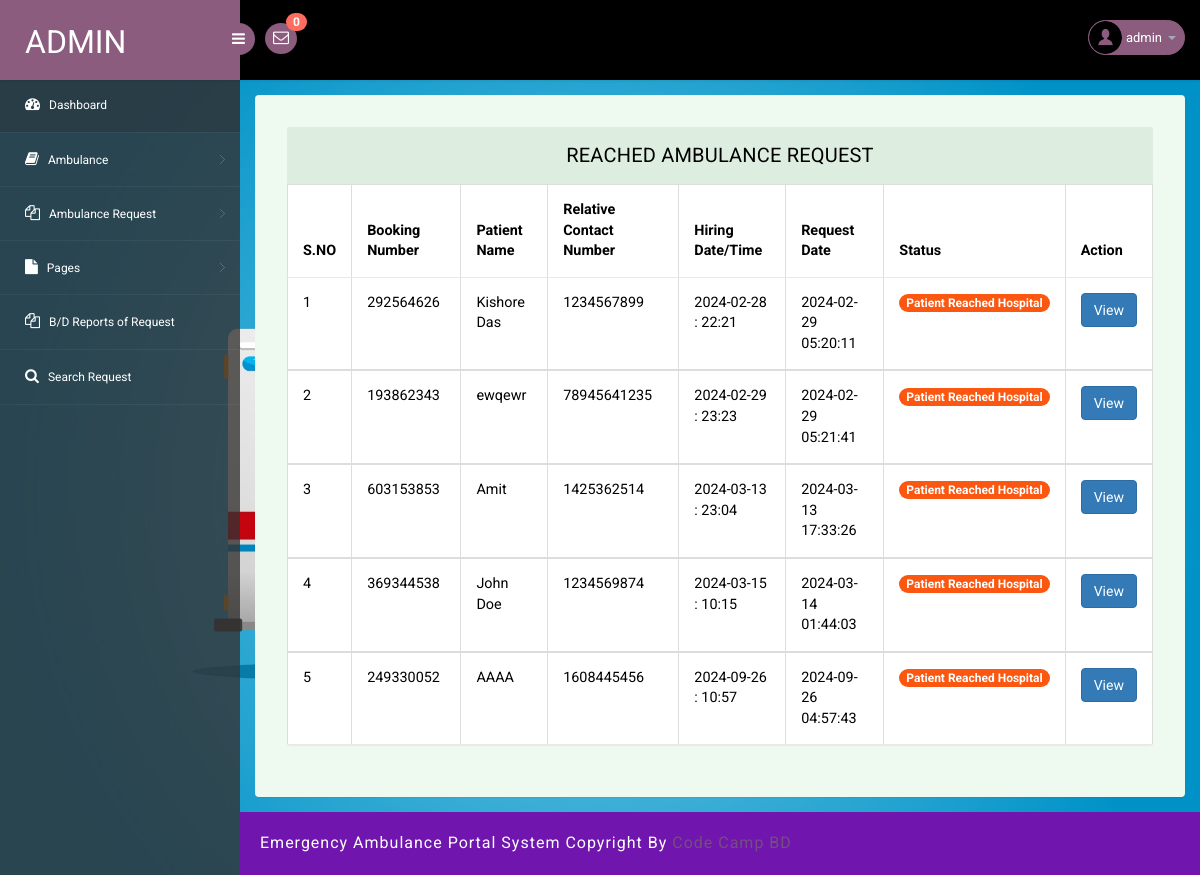
The page /admin/reached-ambulance-request.php (signed in) on the database its author committed.
### tables this page shows
CREATE TABLE `tblambulancehiring` (
  `ID` int(11) NOT NULL,
  `BookingNumber` int(10) DEFAULT NULL,
  `PatientName` varchar(250) DEFAULT NULL,
  `RelativeName` varchar(250) DEFAULT NULL,
  `RelativeConNum` bigint(11) DEFAULT NULL,
  `HiringDate` varchar(250) DEFAULT NULL,
  `HiringTime` varchar(250) DEFAULT NULL,
  `AmbulanceType` int(5) DEFAULT NULL,
  `Address` mediumtext DEFAULT NULL,
  `City` mediumtext DEFAULT NULL,
  `State` mediumtext DEFAULT NULL,
  `Message` longtext DEFAULT NULL,
  `BookingDate` timestamp NULL DEFAULT current_timestamp(),
  `Remark` varchar(250) DEFAULT NULL,
  `Status` varchar(250) DEFAULT NULL,
  `AmbulanceRegNo` varchar(250) DEFAULT NULL,
  `UpdationDate` timestamp NULL DEFAULT NULL ON UPDATE current_timestamp()
);

### admin/reached-ambulance-request.php (the view, shortened to what this page needs)
<?php
include('includes/dbconnection.php');
if (strlen($_SESSION['eahpaid']==0)) {
  header('location:logout.php');
  } else{
?>
<!DOCTYPE html>
<head>
<link rel="stylesheet" href="css/bootstrap.min.css" >
<link href="css/style.css" rel='stylesheet' type='text/css' />
<link href="css/style-responsive.css" rel="stylesheet"/>
<link rel="stylesheet" href="css/font.css" type="text/css"/>
<link href="css/font-awesome.css" rel="stylesheet">
</head>
<body>
<section id="container">
<?php include_once('includes/header.php');?>
<?php include_once('includes/sidebar.php');?>
<section id="main-content">
	<section class="wrapper">
		<div class="table-agile-info">
 <div class="panel panel-default">
    <div class="panel-heading">
     Reached Ambulance Request
    </div>
    <div>
      <table class="table table-bordered">
        <thead>
          <tr>
            <th data-breakpoints="xs">S.NO</th>
            <th>Booking Number</th>
            <th>Patient Name</th>
            <th>Relative Contact Number</th>
            <th>Hiring Date/Time</th>
            <th>Request Date</th>
            <th>Status</th>
            <th data-breakpoints="xs">Action</th>
          </tr>
        </thead>
        <?php
$ret=mysqli_query($con,"select * from  tblambulancehiring  where tblambulancehiring.Status='Reached'");
$cnt=1;
$count=mysqli_num_rows($ret);
if($count>0){
while ($row=mysqli_fetch_array($ret)) {
?>
        <tbody>
          <tr data-expanded="true">
            <td><?php echo $cnt;?></td>
              <td><?php  echo $row['BookingNumber'];?></td>
              <td><?php  echo $row['PatientName'];?></td>
                  <td><?php  echo $row['RelativeConNum'];?></td>
                  <td><?php  echo $row['HiringDate'];?> : <?php  echo $row['HiringTime'];?></td>
                  <td><?php  echo $row['BookingDate'];?></td>
                                   <td> <?php   $pstatus=$row['Status'];
                 if($pstatus==""){ ?>
<span class="badge badge-info">New</span>
 <?php } elseif($pstatus=="Assigned"){ ?>
<span } class="badge badge-primary">Assigned</span>
 <?php } elseif($pstatus=="On the way"){ ?>
<span class="badge badge-primary">On the Way</span>
 <?php } elseif($pstatus=="Pickup"){ ?>
<span class="badge badge-success">Patient Pick</span>
 <?php } elseif($pstatus=="Reached"){ ?>
<span class="badge badge-success">Patient Reached Hospital</span>
 <?php } elseif($pstatus=="Rejected"){ ?>
<span class="badge badge-success">Rejected</span>
<?php } ?>
</td>
                  <td><a href="booking-details.php?id=<?php echo $row['ID'];?>&&bookingnum=<?php echo $row['BookingNumber'];?>" class="btn btn-primary">View</a></td>
                </tr>
                <?php
$cnt=$cnt+1;
} } else {?>
<tr>
  <th colspan="8" style="color:red">No Record Found</th>
</tr>
<?php } ?>
 </tbody>
            </table>
    </div>
  </div>
</div>
</section>
		 <?php include_once('includes/footer.php');?>
</section>
</section>
</body>
</html>
<?php }  ?>

### admin/includes/header.php (shortened to what this page needs)
<?php
include('includes/dbconnection.php');
?>
<header class="header fixed-top clearfix">
<div class="brand">
    <a href="dashboard.php" class="logo">
        Admin
    </a>
    <div class="sidebar-toggle-box">
        <div class="fa fa-bars"></div>
    </div>
</div>
<div class="nav notify-row" id="top_menu">
    <ul class="nav top-menu">
<?php
$ret1=mysqli_query($con,"select * from tblambulancehiring
 where   (tblambulancehiring.Status is null || tblambulancehiring.Status='')");
$num=mysqli_num_rows($ret1);
?>
        <li id="header_inbox_bar" class="dropdown">
            <a data-toggle="dropdown" class="dropdown-toggle" href="#">
                <i class="fa fa-envelope-o"></i>
                <span class="badge bg-important"><?php echo $num;?></span>
            </a>
        </li>
    </ul>
</div>
<div class="top-nav clearfix">
    <ul class="nav pull-right top-menu">
        <li class="dropdown">
            <a data-toggle="dropdown" class="dropdown-toggle" href="#">
                <?php
$adid=$_SESSION['eahpaid'];
$ret=mysqli_query($con,"select AdminName from tbladmin where ID='$adid'");
$row=mysqli_fetch_array($ret);
$name=$row['AdminName'];
?>
                <img alt="" src="images/2.png">
                <span class="username"><?php echo $name; ?></span>
                <b class="caret"></b>
            </a>
        </li>
    </ul>
</div>
</header>

### admin/css/style.css (style rules this page uses)
ul, ol { margin: 0; }
html, body { font-family: 'Roboto', sans-serif; font-size: 100%; overflow-x: hidden; background: url(../images/bg.jpg) no-repeat 0px 0px; background-size:cover; }
body a { transition: 0.5s all ease; -webkit-transition: 0.5s all ease; -moz-transition: 0.5s all ease; -o-transition: 0.5s all ease; -ms-transition: 0.5s all ease; text-decoration:none; }
ul,label { margin:0; padding:0; }
#main-content { margin-left:240px; -webkit-transition:all .3s ease-in-out; -moz-transition:all .3s ease-in-out; -o-transition:all .3s ease-in-out; transition:all .3s ease-in-out; }
.header { left:0; right:0; z-index:1002; background:#000; -webkit-transition:all .3s ease-in-out; -moz-transition:all .3s ease-in-out; -o-transition:all .3s ease-in-out; transition:all .3s ease-in-out; }
.fixed-top { position:fixed; box-shadow:1px 0 3px rgba(0,0,0,.15); }
.wrapper { display:inline-block; margin-top:80px; padding:15px; width:100%; }
.brand { background:#8b5c7e; float:left; width:240px; height:80px; position:relative; }
a.logo { font-size:32px; color:#fff; float:left; margin:20px 0 0 25px; text-transform:uppercase; }
#top_menu .nav>li,ul.top-menu>li { float:left; }
.notify-row { float:left; margin-top:23px; margin-left:25px; }
ul.top-menu { margin-right:15px; margin-top: 0; }
ul.top-menu > li > a { color: #fff; font-size: 16px; background: #8b5c7e; padding: 4px 8px; margin-right: 15px; border-radius: 50%; -webkit-border-radius: 50%; padding-right: 8px !important; }
.notify-row .badge { position:absolute; right:-10px; top:-10px; z-index:100; }
.top-nav { margin-top:20px; }
.top-nav img { border-radius:50%; -webkit-border-radius:50%; width:33px; }
.top-nav .username { font-size:13px; color:#fff; }
.top-nav ul.top-menu>li>a { border-radius: 100px; -webkit-border-radius: 100px; padding: 0px; background: none; margin-right: 0; border: 1px solid #8b5c7e; background: #8b5c7e; }
.top-nav ul.top-menu>li { margin-left:10px; }
.top-nav .nav .caret { border-bottom-color:#A4AABA; border-top-color:#A4AABA; }
.sidebar-toggle-box { float:left; margin-top:23px; margin-left:-15px; background:#8b5c7e; border-radius:50%; -webkit-border-radius:50%; width:32px; height:32px; position:absolute; right:-15px; }
.sidebar-toggle-box .fa-bars { cursor:pointer; display:inline-block; font-size:15px; padding:8px 8px 8px 9px; color:#fff; }
.panel-heading { position: relative; height: 57px; line-height: 57px; letter-spacing: 0.2px; color: #000; font-size: 18px; font-weight: 400; padding: 0 16px; background:#ddede0; border-top-right-radius: 2px; border-top-left-radius: 2px; text-transform: uppercase; text-align: center; }
.panel { border: none ! important; }
.table>thead>tr>th { border-bottom: 1px solid #e1ab91 ! important; }
.table>tbody>tr>td, .table>tbody>tr>th, .table>tfoot>tr>td, .table>tfoot>tr>th, .table>thead>tr>td, .table>thead>tr>th { border-bottom: 1px solid #e9e9e9 ! important; }
.table > thead > tr > th, .table > tbody > tr > th, .table > tfoot > tr > th, .table > thead > tr > td, .table > tbody > tr > td, .table > tfoot > tr > td { border-top: none !important; }
.badge-success { background-color: #fb5710; }
.table td, .table>tbody>tr>td, .table>tbody>tr>th, .table>tfoot>tr>td, .table>tfoot>tr>th, .table>thead>tr>td, .table>thead>tr>th { padding: 15px!important; }
.table > thead > tr > th, .table > tbody > tr > th, .table > tfoot > tr > th, .table > thead > tr > td, .table > tbody > tr > td, .table > tfoot > tr > td { font-size: 0.9em; color: #000; border-top: none !important; }
.table-agile-info { background: #eef9f0; padding: 2em; border-radius: 4px; -webkit-box-shadow: 0 1px 1px rgba(0,0,0,.05); box-shadow: 0 1px 1px rgba(0,0,0,.05); }
.panel-default>.panel-heading { color: #000000 ! important; background-color: #ddede0 ! important; border-color: #ddede0 ! important; font-size: 20px; }
.badge.bg-important { background: #ff6c60; }

### rows shown on the page
tblambulancehiring: BookingNumber "292564626", PatientName "Kishore Das", RelativeConNum "1234567899", HiringDate "2024-02-28", HiringTime "22:21", BookingDate "2024-02-29 05:20:11", Status "Patient Reached Hospital"
tblambulancehiring: BookingNumber "193862343", PatientName "ewqewr", RelativeConNum "78945641235", HiringDate "2024-02-29", HiringTime "23:23", BookingDate "2024-02-29 05:21:41", Status "Patient Reached Hospital"
tblambulancehiring: BookingNumber "603153853", PatientName "Amit", RelativeConNum "1425362514", HiringDate "2024-03-13", HiringTime "23:04", BookingDate "2024-03-13 17:33:26", Status "Patient Reached Hospital"
tblambulancehiring: BookingNumber "369344538", PatientName "John Doe", RelativeConNum "1234569874", HiringDate "2024-03-15", HiringTime "10:15", BookingDate "2024-03-14 01:44:03", Status "Patient Reached Hospital"
tblambulancehiring: BookingNumber "249330052", PatientName "AAAA", RelativeConNum "1608445456", HiringDate "2024-09-26", HiringTime "10:57", BookingDate "2024-09-26 04:57:43", Status "Patient Reached Hospital"

### other values the page prints
$num "0"
$name "admin"
